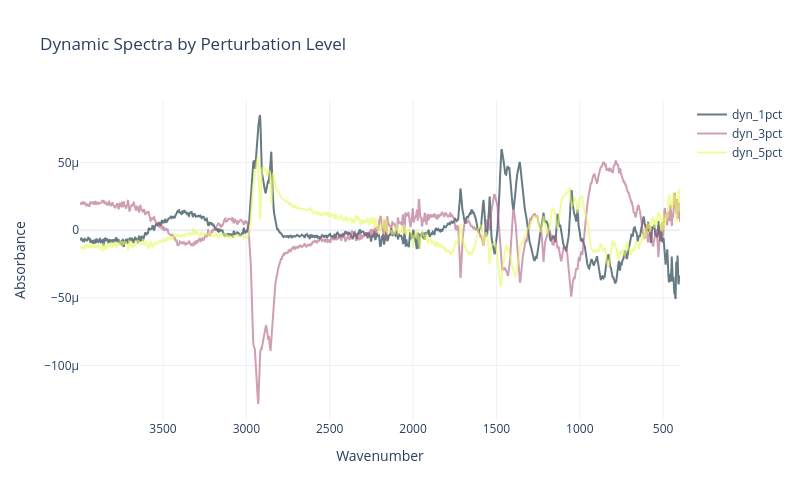

The notebook cell this image was saved under:
### Code cell
dynamic_df = compute_dynamic_spectra(matrix_df)

n = len(dynamic_df.columns) - 1  

# 1. Generate colors using Plotly's built-in Winter scale
# sample_colorscale sample positions from 0.0 to 1.0
colors = px.colors.sample_colorscale("thermal", np.linspace(0, 1, n))

# 2. Build the figure
fig = go.Figure()

for label, color in zip(dynamic_df.columns[1:], colors):
    fig.add_trace(
        go.Scatter(
            x=dynamic_df["wvn"],
            y=dynamic_df[label],
            name=label,
            mode="lines",
            line=dict(color=color, width=2),
            opacity=0.6,
        )
    )

# 3. Apply layouts, labels, and invert the X-axis
fig.update_layout(
    title="Dynamic Spectra by Perturbation Level",
    xaxis_title="Wavenumber",
    yaxis_title="Absorbance",
    xaxis=dict(autorange="reversed"),  # Inverts the x-axis
    width=800,
    height=500,
    template="plotly_white",
)

# To view the plot in a notebook
fig.show()

dynamic_df.head()

### Figure 1 — Plotly figure (JSON) as saved in the notebook; plotly's stock layout.template omitted (floating-point values rounded to 4 significant figures; data arrays with more than 128 entries replaced by an {"elided": "..."} marker saying what was removed)
{"data": [{"line": {"color": "rgb(3, 35, 51)", "width": 2}, "mode": "lines", "name": "dyn_1pct", "opacity": 0.6, "type": "scatter", "x": {"elided": "1751 float values"}, "y": {"elided": "1751 float values"}}, {"line": {"color": "rgb(176, 94, 128)", "width": 2}, "mode": "lines", "name": "dyn_3pct", "opacity": 0.6, "type": "scatter", "x": {"elided": "1751 float values"}, "y": {"elided": "1751 float values"}}, {"line": {"color": "rgb(231, 250, 90)", "width": 2}, "mode": "lines", "name": "dyn_5pct", "opacity": 0.6, "type": "scatter", "x": {"elided": "1751 float values"}, "y": {"elided": "1751 float values"}}], "layout": {"height": 500, "title": {"text": "Dynamic Spectra by Perturbation Level"}, "width": 800, "xaxis": {"autorange": "reversed", "title": {"text": "Wavenumber"}}, "yaxis": {"title": {"text": "Absorbance"}}}}
